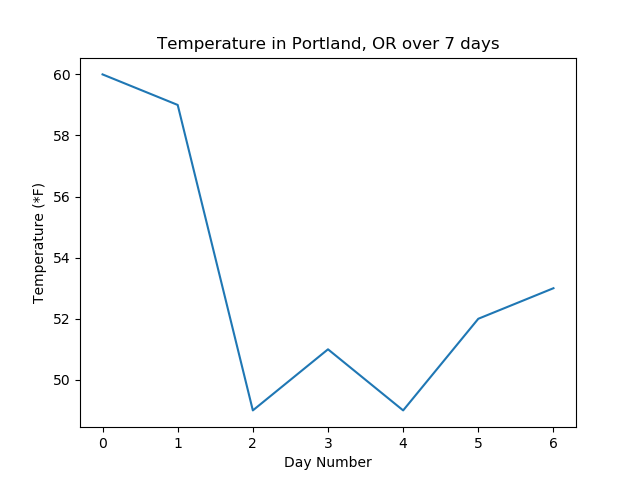

Source code (Python):
# static_plot.py
"""A simple Python script to build a line plot using Matplotlib"""

# import necessary packages
import numpy as np
import matplotlib.pyplot as plt

# data
temps = [60, 59, 49, 51, 49, 52, 53, 54]

# create the figure and axis objects
fig, ax = plt.subplots()

# plot the data and customize
ax.plot(temps)
ax.set_xlabel("Day Number")
ax.set_ylabel("Temperature (*F)")
ax.set_title("Temperature in Portland, OR over 7 days")

# save and show the plot
fig.savefig("images/static_plot.png")
plt.show()
